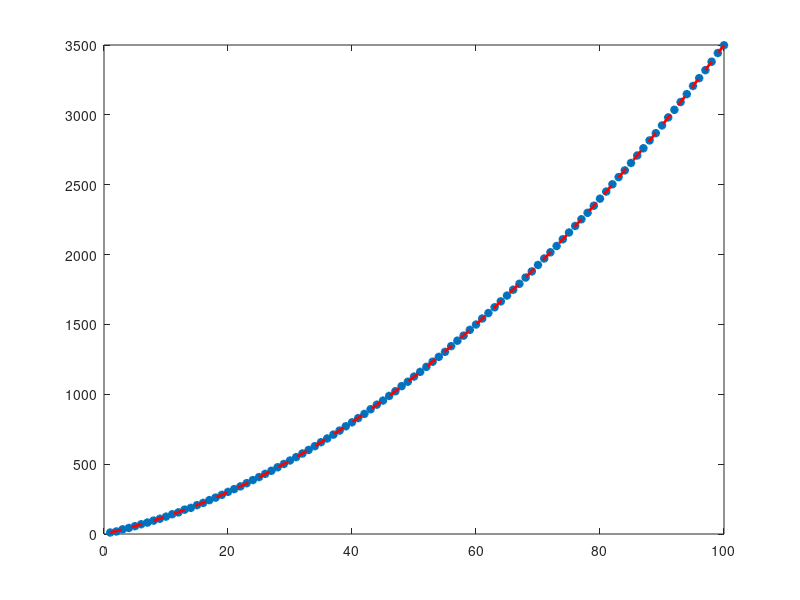

The MATLAB source for this figure:
clc
clear all
close all
% Create and Plot Raw Data
x = 1:100;

% y = rand(1,length(x))./10;
% y = 0.25*x + randn(1,length(x));
% y = rand(1,length(x)).*x + 10;
y = 0.25.*x.^2 + 10.*x + randn(1,length(x));


plot(x,y,'*','LineWidth',2)

% Fit line to data using polyfit
c = polyfit(x,y,2);

% Display evaluated equation y = m*x + b
disp(['Equation is y = ' num2str(c(1)) '*x + ' num2str(c(2))])

% Evaluate fit equation using polyval
y_est = polyval(c,x);

% Add trend line to plot
hold on
plot(x,y_est,'r--','LineWidth',2)
hold off